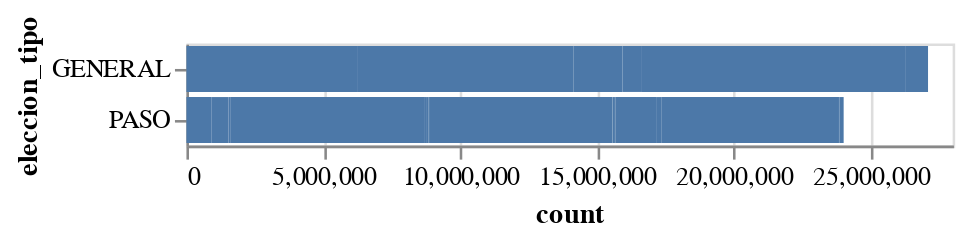

Notebook code for this chart:
### Code cell
import altair as alt

colorlist=[]

alt.Chart(participacion).mark_bar().encode(
    x="count",
    y='eleccion_tipo',
    # color=alt.Color('agrupacion_nombre').scale(domain=agrupaciones, range=colorlist)
)

### Figure 1 — Vega-Lite specification as saved in the notebook (floating-point values rounded to 4 significant figures)
{"config": {"view": {"continuousWidth": 300, "continuousHeight": 300}}, "data": {"name": "data-14c96dad2f1bc94b92d1302e5e53178d"}, "mark": {"type": "bar"}, "encoding": {"x": {"field": "count", "type": "quantitative"}, "y": {"field": "eleccion_tipo", "type": "nominal"}}, "$schema": "https://vega.github.io/schema/vega-lite/v5.15.1.json", "datasets": {"data-14c96dad2f1bc94b92d1302e5e53178d": [{"eleccion_tipo": "GENERAL", "agrupacion_nombre": "JUNTOS POR EL CAMBIO", "count": 6267000.0}, {"eleccion_tipo": "PASO", "agrupacion_nombre": "HACEMOS POR NUESTRO PAIS", "count": 907400.0}, {"eleccion_tipo": "PASO", "agrupacion_nombre": "FRENTE DE IZQUIERDA Y DE TRABAJADORES - UNIDAD", "count": 628900.0}, {"eleccion_tipo": "PASO", "agrupacion_nombre": "POLITICA OBRERA", "count": 62400.0}, {"eleccion_tipo": "PASO", "agrupacion_nombre": "LA LIBERTAD AVANZA", "count": 7116000.0}, {"eleccion_tipo": "PASO", "agrupacion_nombre": "MOVIMIENTO DE ACCION VECINAL", "count": 42250.0}, {"eleccion_tipo": "PASO", "agrupacion_nombre": "MOVIMIENTO AL SOCIALISMO", "count": 85630.0}, {"eleccion_tipo": "GENERAL", "agrupacion_nombre": "LA LIBERTAD AVANZA", "count": 7884000.0}, {"eleccion_tipo": "GENERAL", "agrupacion_nombre": "HACEMOS POR NUESTRO PAIS", "count": 1784000.0}, {"eleccion_tipo": "GENERAL", "agrupacion_nombre": "FRENTE DE IZQUIERDA Y DE TRABAJADORES - UNIDAD", "count": 709900.0}, {"eleccion_tipo": "PASO", "agrupacion_nombre": "PROYECTO JOVEN", "count": 23870.0}, {"eleccion_tipo": "PASO", "agrupacion_nombre": "JUNTOS POR EL CAMBIO", "count": 6698000.0}, {"eleccion_tipo": "PASO", "agrupacion_nombre": "UNION DEL CENTRO DEMOCRATICO", "count": 11980.0}, {"eleccion_tipo": "PASO", "agrupacion_nombre": "MOVIMIENTO IZQUIERDA JUVENTUD Y DIGNIDAD", "count": 81970.0}, {"eleccion_tipo": "GENERAL", "agrupacion_nombre": "UNION POR LA PATRIA", "count": 9646000.0}, {"eleccion_tipo": "PASO", "agrupacion_nombre": "FRENTE LIBER.AR", "count": 26960.0}, {"eleccion_tipo": "PASO", "agrupacion_nombre": null, "count": 1477000.0}, {"eleccion_tipo": "PASO", "agrupacion_nombre": "PRINCIPIOS Y VALORES", "count": 187900.0}, {"eleccion_tipo": "PASO", "agrupacion_nombre": "UNION POR LA PATRIA", "count": 6461000.0}, {"eleccion_tipo": "PASO", "agrupacion_nombre": "FRENTE PATRIOTA FEDERAL", "count": 50840.0}, {"eleccion_tipo": "GENERAL", "agrupacion_nombre": null, "count": 809000.0}, {"eleccion_tipo": "PASO", "agrupacion_nombre": "MOVIMIENTO LIBRES DEL SUR", "count": 154300.0}]}}
